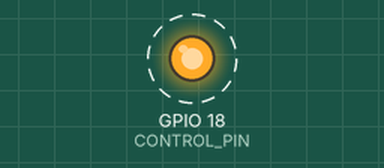
A program run on a simulated Raspberry Pi (BCM pin numbers). On the bench: output pins drawn as LEDs (lit = HIGH). Dashed ring = blinking. What the program prints to the terminal is not drawn.

Above: at 0.5 s.
Timing chart, 0 to 4.6 s (numbered marks = the images above):
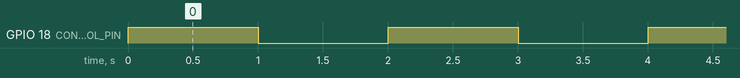

The program:

raspberry.py
```python
import RPi.GPIO as GPIO #ライブラリの導入
import time

# PIN番号の定義(名前をつける)
CONTROL_PIN = 18

def setup():
    """② 初期設定"""
    GPIO.setmode(GPIO.BCM)        # BCM（役割別）番号で指定
    GPIO.setup(CONTROL_PIN, GPIO.OUT) # 18番ピンを出力用に設定
    print("セットアップ完了。制御を開始します...")

def main_loop():
    """③ メインの制御ロジック"""
    while True:
        # 例：1秒おきにON/OFFを繰り返す（Lチカなど）
        GPIO.output(CONTROL_PIN, GPIO.HIGH) # ONにする
        print("機器を稼働中...")
        time.sleep(1.0)

        GPIO.output(CONTROL_PIN, GPIO.LOW)  # OFFにする
        print("機器を停止中...")
        time.sleep(1.0)

if __name__ == "__main__":
    try:
        setup()
        main_loop()
    except KeyboardInterrupt:
        # Ctrl+C が押された時の処理
        print("\nユーザーにより中断されました。")
    finally:
        # ④ 終了処理（これを忘れるとピンがONのまま残り、危険な場合がある）
        GPIO.cleanup()
        print("ピンを解放し、安全に終了しました。")
```

Measured:
- by itself, GPIO 18 (CONTROL_PIN): alternates HIGH for 1.0 s and LOW for 1.0 s
